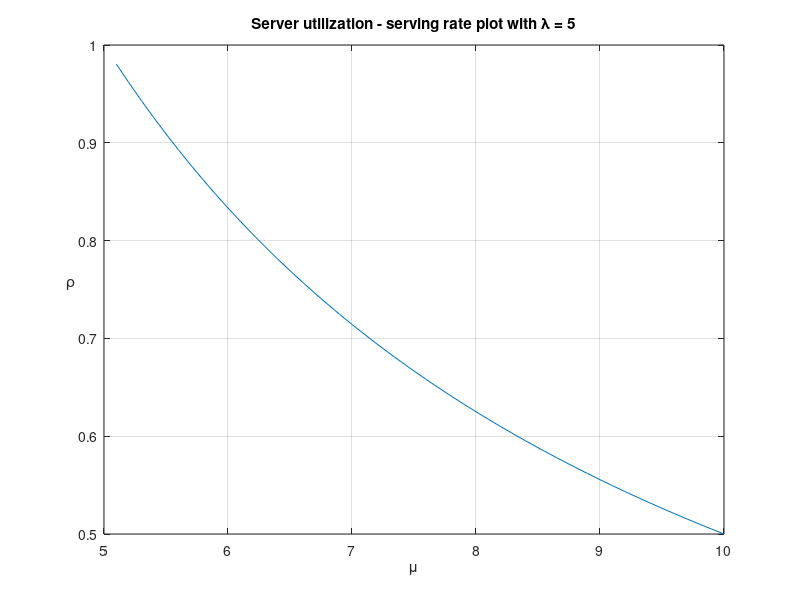
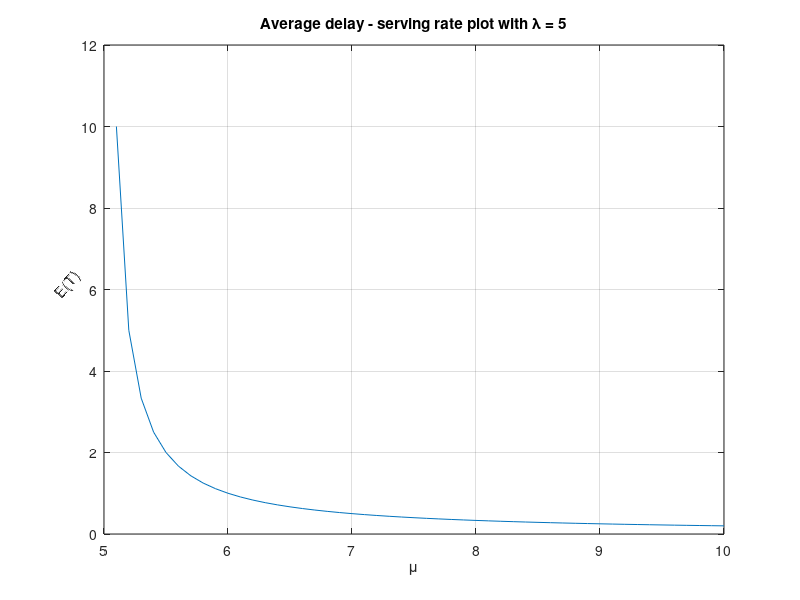
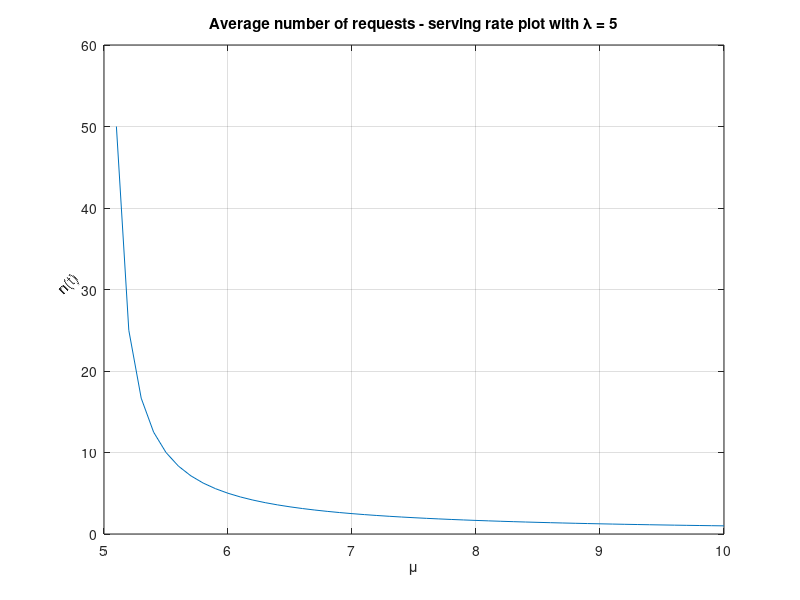
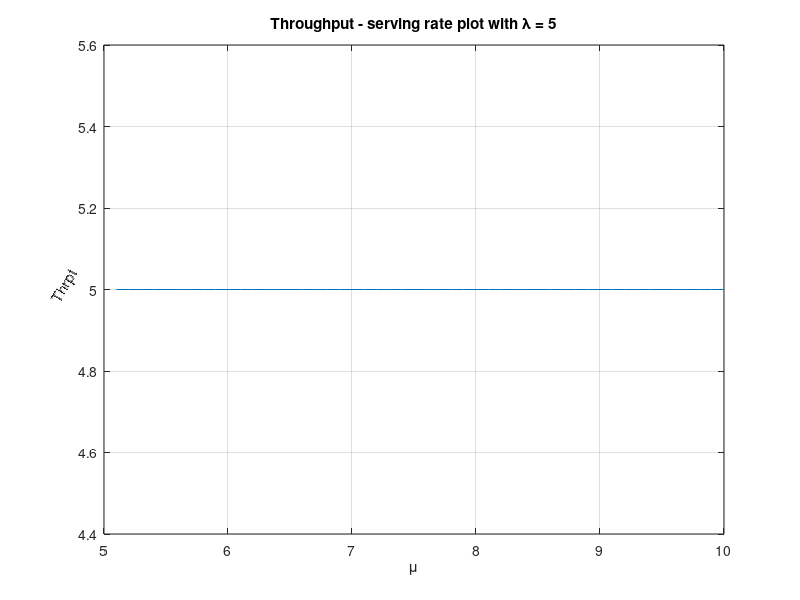

Write the MATLAB code that produced these figures, in order.
pkg load queueing;
pkg load statistics;


clc;
clear all;
close all;

% M/M/1 queue analysis

samples = 51;

lambda = 5 * ones(1, samples-1);
mu = linspace(5,10, samples);
mu = mu(2:end);

[U, R, Q, X, ~] = qsmm1(lambda, mu);

% Utilization to serving rate plot

figure(1);
plot(mu, U);
ylabel('\rho', 'Rotation', 0);
xlabel('\mu');
grid on;
title('Server utilization - serving rate plot with \lambda = 5');

% Average delay to serving rate plot
% E(T) = \frac{1}{mu - lambda}

figure(2);
plot(mu, R);
ylabel('E(T)', 'Rotation', 50);
xlabel('\mu');
grid on;
title('Average delay - serving rate plot with \lambda = 5');

% Average number of requests to server serving rate plot

figure(3);
plot(mu, Q);
ylabel('n(t)', 'Rotation', 45);
xlabel('\mu');
grid on;
title('Average number of requests - serving rate plot with \lambda = 5');

% Throughput to server serving rate plot

figure(4);
plot(mu, X);
ylabel('Thrpt', 'Rotation', 60);
xlabel('\mu');
grid on;
title('Throughput - serving rate plot with \lambda = 5');

%% Comparing systems with two servers

% M/M/2
lambda = 10;
mu = 10;

[~, R, ~, ~, ~] = qsmmm(lambda, mu, 2);

disp(['The average delay for M/M/2 with mu = 10 is ', num2str(R)]);

% 2 M/M/1

lambdas = [5, 5];
mus = [10, 10];

[~, R, ~, ~, ~] = qsmm1(lambdas, mus);


disp(['The average delay for 2x M/M/1 with mu = 10 is ', num2str(mean(R))]);

%% system M/M/1/4
lambda = 5;
mu = 10;
states = [0,1,2,3,4]; % system with capacity 4 states
initial_state = [1,0,0,0,0];

% births and deaths
births_B = ones(1,4);
for i = 1:length(births_B)
  births_B(i) = lambda/i;
endfor

deaths_D = mu *  ones(1,4);

% step i.
% get the transition matrix of the birth-death process
transition_matrix = ctmcbd(births_B,deaths_D);

disp('The trainsition matrix is:');
disp(transition_matrix);

% step ii.
% get the ergodic probabilities of the system
P = ctmc(transition_matrix);

disp('The ergodic probabilities are:');
disp(P);

% plot the ergodic probabilities (bar for bar chart)
figure(5);
bar(states,P,"r",0.5);

% step iii
% average number of customers in the system
avg_customers = sum(states.*P);

disp('The average number of customers is:');
disp(avg_customers);

% step v
% Transient probabilities for all states
for i = 1:length(states)
  Prob = 0;
  index = 0;
  TMax = 50
  for T=0:0.01:50
    index = index + 1;
    Pi = ctmc(transition_matrix,T,initial_state);
    Prob(index) = Pi(i);
    if (abs(Pi(i) - P(i)) < 0.01 * P(i))
      break;
    endif
  endfor

  T = 0:0.01:T;
  figure(5+i);
  plot(T,Prob,"r","linewidth",1.3);
  title(["Transient response for state ", num2str(i-1)])
  xlabel("Time");
  ylabel("Probability");
endfor

% step vi

% Transient probabilities for all states
j = 0;
for mu = [1, 5, 20]
  j= j+1;
  deaths_D = mu *  ones(1,4);
  transition_matrix = ctmcbd(births_B,deaths_D);
  P = ctmc(transition_matrix);
  hf = figure(10+j);
  
  for i = 1:length(states)
    Prob = [];
    index = 0;
    for T=0:0.01:100
      index = index + 1;
      Pi = ctmc(transition_matrix,T,initial_state);
      Prob(index) = Pi(i);
      if (abs(Pi(i) - P(i)) < 0.01 * P(i))
        break;
      endif
    endfor

    T = 0:0.01:T;
    subplot(3,2,i);
    plot(T,Prob,"r","linewidth",1.3);
    title(["Transient response for state ", num2str(i-1)])
    xlabel("Time");
    ylabel("Probability");
  endfor
endfor